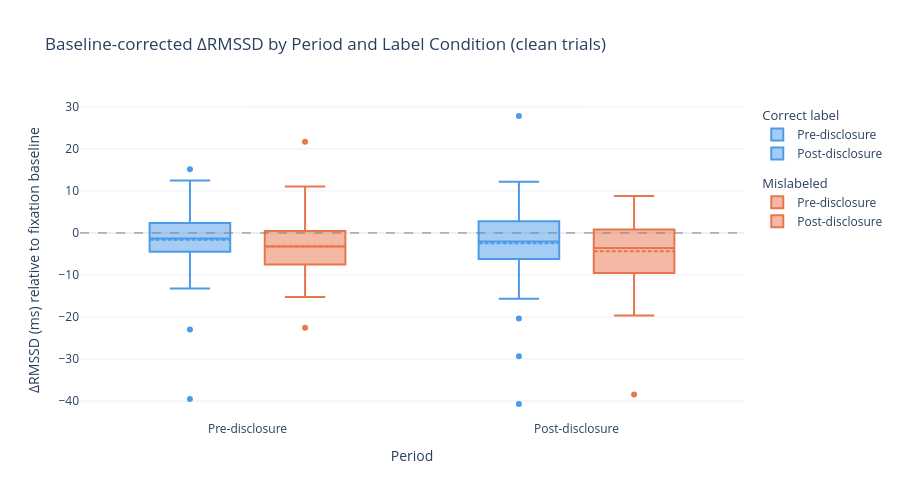

Notebook source saved alongside this figure:
### Markdown cell above
### 9b. Baseline-corrected ΔRMSSD by label condition

### Code cell
delta_melted = valid_clean.melt(
    id_vars=['participant_id', 'trial_index', 'song', 'label_condition'],
    value_vars=['delta_rmssd_pre', 'delta_rmssd_post'],
    var_name='period', value_name='delta_rmssd_ms'
)
delta_melted['period'] = delta_melted['period'].map({
    'delta_rmssd_pre':  'Pre-disclosure',
    'delta_rmssd_post': 'Post-disclosure'
})

fig2 = go.Figure()
for cond, color in cond_colors.items():
    for period in ['Pre-disclosure', 'Post-disclosure']:
        subset = delta_melted[
            (delta_melted['label_condition'] == cond) & (delta_melted['period'] == period)
        ]['delta_rmssd_ms']
        fig2.add_trace(go.Box(
            y=subset, name=period,
            legendgroup=cond,
            legendgrouptitle_text=cond if period == 'Pre-disclosure' else None,
            marker_color=color, boxmean=True, offsetgroup=cond,
        ))

fig2.add_hline(y=0, line_dash='dash', line_color='gray', line_width=1)
fig2.update_layout(
    title='Baseline-corrected ΔRMSSD by Period and Label Condition (clean trials)',
    yaxis_title='ΔRMSSD (ms) relative to fixation baseline',
    xaxis_title='Period',
    boxmode='group', template='plotly_white', height=500,
    legend=dict(groupclick='toggleitem')
)
fig2.show()

### Figure 1 — Plotly figure (JSON) as saved in the notebook; plotly's stock layout.template omitted (floating-point values rounded to 4 significant figures)
{"data": [{"boxmean": true, "legendgroup": "Correct label", "legendgrouptitle": {"text": "Correct label"}, "marker": {"color": "#4C9BE8"}, "name": "Pre-disclosure", "offsetgroup": "Correct label", "type": "box", "y": [-2.021, -5.205, -0.1139, -7.804, -1.568, -2.705, -7.925, 2.369, -2.139, 0.7834, 5.706, 1.578, -7.283, -3.823, -1.6, -22.96, 12.5, 10.24, 9.178, 6.935, -6.26, 4.466, 1.576, -10.63, -4.485, -3.909, 1.149, 0.8823, 15.13, 4.169, -0.5949, 1.205, -4.136, -0.4528, 1.718, -2.655, -9.03, -4.126, -2.21, 1.708, 4.496, -3.043, 5.224, 5.304, 4.225, 0.1959, -4.218, -39.53, 7.189, -2.995, -7.604, -13.2, -11.8, 2.123, -1.106, -4.843, -4.479, -3.552, -8.038, 5.642, 3.721, -0.1596]}, {"boxmean": true, "legendgroup": "Correct label", "marker": {"color": "#4C9BE8"}, "name": "Post-disclosure", "offsetgroup": "Correct label", "type": "box", "y": [-3.9, -6.21, 0.7828, -7.48, -5.27, -6.661, -13.76, -0.7451, -1.495, -4.22, 5.694, -2.602, -2.652, -4.652, -5.12, -29.36, 0.7712, 3.848, 5.81, 6.534, -15.65, 3.214, 2.31, -9.027, -4.489, -0.8044, 2.801, 1.793, 5.692, -6.433, -12.23, 8.468, 7.144, -0.3052, 1.179, 0.3204, -6.511, -9.542, -0.7786, 10.44, -4.614, -11.45, 1.574, 6.732, 12.19, -5.173, 1.077, -40.7, 27.83, -4.523, -10.68, -20.34, -7.823, 3.361, 2.806, -5.232, -4.973, -5.035, -5.261, 2.253, 4.642, 5.301]}, {"boxmean": true, "legendgroup": "Mislabeled", "legendgrouptitle": {"text": "Mislabeled"}, "marker": {"color": "#E8754C"}, "name": "Pre-disclosure", "offsetgroup": "Mislabeled", "type": "box", "y": [-0.6144, -2.361, -4.679, -10.53, -8.182, -3.479, 0.134, -4.327, -3.686, -22.53, 1.159, 8.568, -8.702, 7.21, 0.2215, 1.629, 0.5451, -9.931, 9.777, -2.753, -7.079, -4.926, -5.755, 1.957, -3.222, -4.342, -1.607, 5.289, -1.519, -13.2, -10.35, -14.2, -4.415, -1.68, -2.686, -4.247, -1.211, 1.315, -15.23, 2.906, -9.789, 3.429, -7.374, 6.817, 2.342, -8.155, -2.874, -3.691, 2.074, -10.44, 21.71, -10.83, -2.474, -5.823, -3.136, -10.92, -7.542, -4.766, -14.1, -7.014, -0.1322, 11.03, 0.308]}, {"boxmean": true, "legendgroup": "Mislabeled", "marker": {"color": "#E8754C"}, "name": "Post-disclosure", "offsetgroup": "Mislabeled", "type": "box", "y": [-2.615, -3.665, -5.449, -10.8, -3.566, 0.9513, 1.87, 1.615, -1.683, -38.43, -9.912, 8.811, -19.64, 5.034, -1.819, -3.77, -2.731, -11.21, 5.246, -2.508, -14.42, -3.06, -6.578, 0.3339, -5.166, -5.006, -5.883, -2.755, 3.304, -10.88, -13.17, -8.344, 4.997, -1.489, -1.379, -0.6327, -2.355, 4.559, -17.25, 7.951, -12.41, -12.42, -6.958, 1.973, -4.3, -9.965, -2.359, -4.878, 6.028, 2.601, 6.729, -11.24, 7.117, -8.13, -2.626, -10.02, -6.955, -5.779, -14.0, -10.16, -0.04491, 2.174, -7.548]}], "layout": {"boxmode": "group", "height": 500, "legend": {"groupclick": "toggleitem"}, "shapes": [{"line": {"color": "gray", "dash": "dash", "width": 1}, "type": "line", "x0": 0, "x1": 1, "xref": "x domain", "y0": 0, "y1": 0, "yref": "y"}], "title": {"text": "Baseline-corrected ΔRMSSD by Period and Label Condition (clean trials)"}, "xaxis": {"title": {"text": "Period"}}, "yaxis": {"title": {"text": "ΔRMSSD (ms) relative to fixation baseline"}}}}
